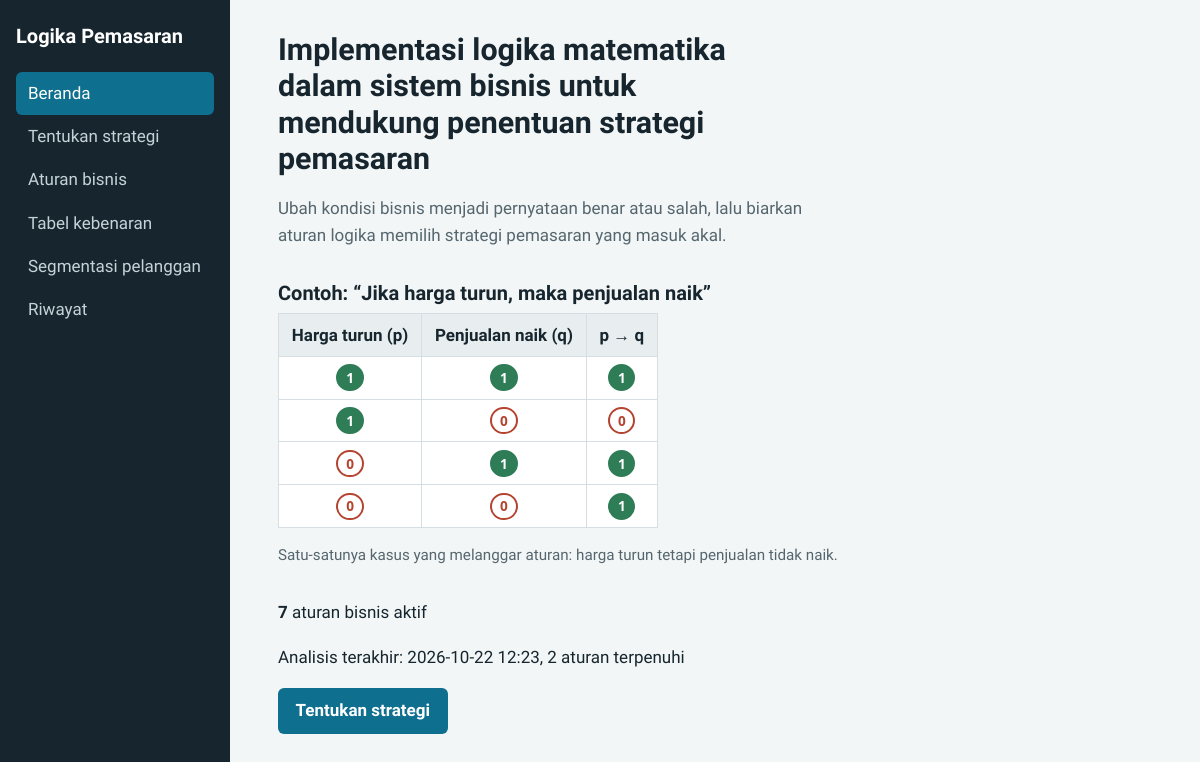
The page / on the database its author committed.
### tables this page shows
CREATE TABLE rules (
                id INTEGER PRIMARY KEY AUTOINCREMENT,
                name TEXT NOT NULL, condition TEXT NOT NULL, strategy TEXT NOT NULL,
                kind TEXT NOT NULL DEFAULT 'strategi', priority INTEGER NOT NULL DEFAULT 5);

CREATE TABLE history (
                id INTEGER PRIMARY KEY AUTOINCREMENT,
                created_at TEXT NOT NULL, facts TEXT NOT NULL, outcome TEXT NOT NULL);

### app.py (the view)
@app.route("/")
def index():
    history = db.get_history(limit=1)
    return render_template("index.html", rule_count=len(db.get_rules()),
                           last=history[0] if history else None)

### database.py (called while the page is built)
def connect():
    conn = sqlite3.connect(DB_PATH)
    conn.row_factory = sqlite3.Row
    return conn

def get_rules():
    with connect() as db:
        return [dict(r) for r in db.execute("SELECT * FROM rules ORDER BY priority, id")]

def get_history(limit=50):
    with connect() as db:
        rows = db.execute("SELECT * FROM history ORDER BY id DESC LIMIT ?", (limit,)).fetchall()
    return [{"id": r["id"], "created_at": r["created_at"],
            "facts": json.loads(r["facts"]), "outcome": json.loads(r["outcome"])} for r in rows]

### templates/index.html
{% extends "base.html" %}
{% from "_macros.html" import bit %}
{% block content %}
<h1>Implementasi logika matematika dalam sistem bisnis untuk mendukung penentuan strategi pemasaran</h1>
<p class="lead">Ubah kondisi bisnis menjadi pernyataan benar atau salah, lalu biarkan aturan logika memilih strategi pemasaran yang masuk akal.</p>
<section>
  <h2>Contoh: “Jika harga turun, maka penjualan naik”</h2>
  <table class="tt">
    <thead><tr><th>Harga turun (p)</th><th>Penjualan naik (q)</th><th>p → q</th></tr></thead>
    <tbody>
      {% for p, q in [(True,True),(True,False),(False,True),(False,False)] %}
      <tr><td>{{ bit(p) }}</td><td>{{ bit(q) }}</td><td>{{ bit((not p) or q) }}</td></tr>
      {% endfor %}
    </tbody>
  </table>
  <p class="note">Satu-satunya kasus yang melanggar aturan: harga turun tetapi penjualan tidak naik.</p>
</section>
<section class="stats">
  <p><strong>{{ rule_count }}</strong> aturan bisnis aktif</p>
  {% if last %}<p>Analisis terakhir: {{ last.created_at }}, {{ last.outcome|length }} aturan terpenuhi</p>{% endif %}
  <p><a class="btn" href="{{ url_for('strategi') }}">Tentukan strategi</a></p>
</section>
{% endblock %}

### templates/_macros.html
{% macro bit(v) -%}
<span class="bit {{ 'on' if v else 'off' }}" title="{{ 'Benar' if v else 'Salah' }}">{{ 1 if v else 0 }}</span>
{%- endmacro %}

### static/css/style.css (style rules this page uses)
:root { --bg:#F3F6F7;--panel:#fff;--ink:#17262E;--muted:#55666E;--line:#D5DEE2;--accent:#0E6F8F; --true:#2F7D57;--false:#B4432F;--warn:#8A5A00;--warnbg:#FFF4DC }
* { box-sizing:border-box }
body { margin:0;display:grid;grid-template-columns:230px 1fr;min-height:100vh;background:var(--bg);color:var(--ink); font:17px/1.6 "Source Sans 3",system-ui,sans-serif }
h1,h2,.brand { font-family:"Bricolage Grotesque",system-ui,sans-serif;line-height:1.2 }
h1 { font-size:1.9rem;max-width:30ch;margin:0 0 .5rem }
h2 { font-size:1.25rem;margin:2rem 0 .5rem }
.lead { color:var(--muted);max-width:60ch }
.note { color:var(--muted);font-size:.95rem }
a { color:var(--accent) }
.btn { display:inline-block;background:var(--accent);color:#fff;border:0;border-radius:6px;padding:.6rem 1.1rem; font:inherit;font-weight:600;text-decoration:none;cursor:pointer }
table { border-collapse:collapse;background:var(--panel) }
th,td { border:1px solid var(--line);padding:.45rem .8rem;text-align:left }
th { background:#E8EEF0 }
.tt td,.tt th { text-align:center }
.bit { display:inline-grid;place-items:center;width:1.7rem;height:1.7rem;border-radius:50%;font:600 .85rem/1 system-ui;border:2px solid }
.bit.on { background:var(--true);border-color:var(--true);color:#fff }
.bit.off { background:transparent;border-color:var(--false);color:var(--false) }
.stats { margin-top:2rem }

### rows shown on the page
rules: id "1 0 0", priority "0 1 1", priority "0 0 1"
history: created_at "2026-10-22 12:23"

### other values the page prints
{{ text }} "Beranda" "Tentukan strategi" "Aturan bisnis" "Tabel kebenaran" "Segmentasi pelanggan" "Riwayat"
{{ 1 if v else 0 }} "1 1 1"
{{ rule_count }} "7"
{{ last.outcome|length }} "2"
